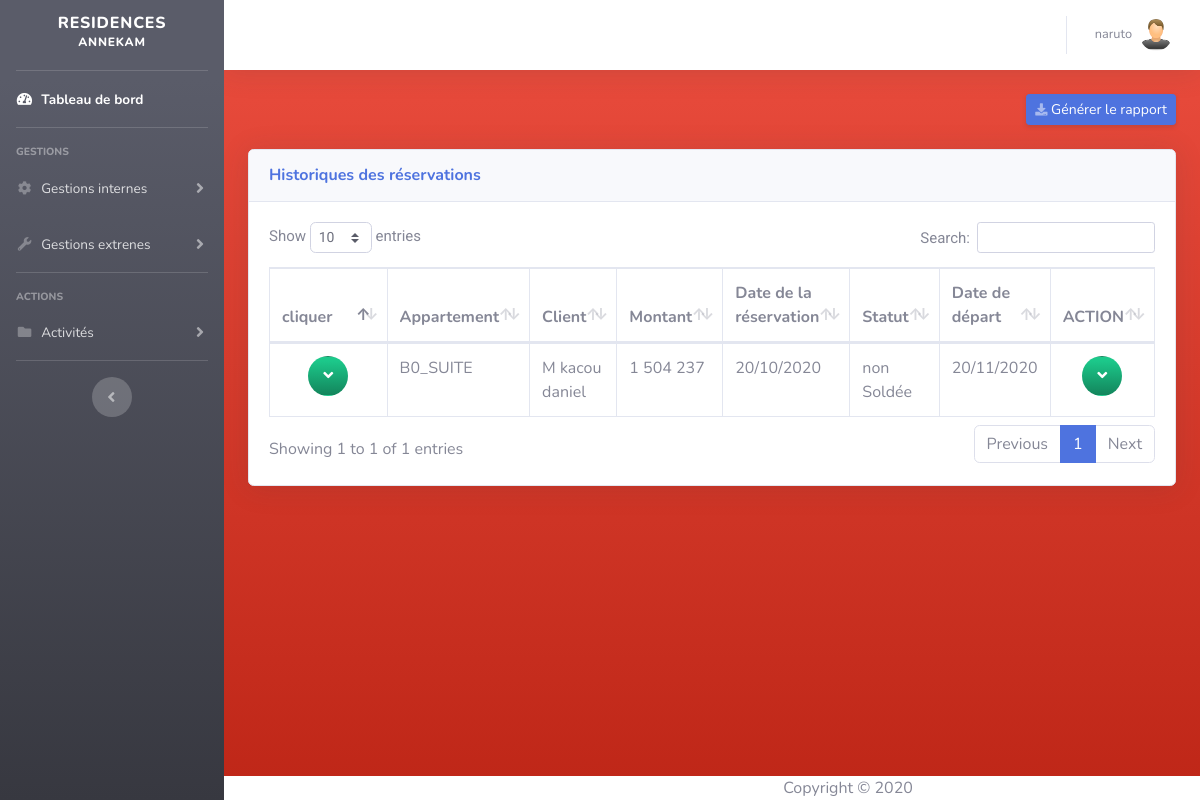
Page /admin/reserv_history.php (signed in) on the committed database.
### tables this page shows
CREATE TABLE IF NOT EXISTS `reservation` (
  `id_reserv` varchar(30) NOT NULL,
  `id_appart` int(11) NOT NULL,
  `id_clt` int(11) NOT NULL,
  `dat_reserv` date NOT NULL,
  `nb_adlt` int(11) NOT NULL,
  `nb_enf` int(11) NOT NULL,
  `mont_reserv` int(30) NOT NULL,
  `dat_arriv` date NOT NULL,
  `dat_dep` date NOT NULL,
  `statut` tinyint(1) NOT NULL,
  `nb_jr` int(11) NOT NULL,
  `hr_reserv` time NOT NULL,
  `objet` varchar(255) NOT NULL,
  `rem` int(10) NOT NULL,
  PRIMARY KEY (`id_reserv`),
  KEY `id_appart` (`id_appart`),
  KEY `id_clt` (`id_clt`)
);

CREATE TABLE IF NOT EXISTS `appartement` (
  `id_appart` int(11) NOT NULL AUTO_INCREMENT,
  `lib_appart` varchar(30) NOT NULL,
  `tar_jour` int(11) NOT NULL,
  `tar_mois` int(11) NOT NULL,
  `id_bat` int(3) NOT NULL,
  PRIMARY KEY (`id_appart`),
  KEY `appartement_ibfk_1` (`id_bat`)
);

CREATE TABLE IF NOT EXISTS `client` (
  `id_clt` int(11) NOT NULL AUTO_INCREMENT,
  `title` varchar(10) NOT NULL,
  `nom_clt` varchar(60) NOT NULL,
  `pnom_clt` varchar(60) NOT NULL,
  `tel` varchar(60) NOT NULL,
  `mail` varchar(255) NOT NULL,
  `address` varchar(255) NOT NULL,
  PRIMARY KEY (`id_clt`)
);

### Model/Reservation.php (called while the page is built, shortened)
<?php
	class reservation
	{
		public function reserv_history()
		{
			require 'confige.php';
			$res = $bdd->query("SELECT SQL_NO_CACHE r.id_reserv, r.dat_reserv, r.hr_reserv, r.nb_jr, c.nom_clt, c.pnom_clt, r.statut, a.lib_appart, r.mont_reserv, r.dat_arriv, r.dat_dep, r.objet, c.id_clt, c.title, r.rem, a.tar_jour, r.dat_arriv, r.rem FROM reservation r, client c, appartement a WHERE r.id_clt=c.id_clt AND r.id_appart=a.id_appart ORDER BY r.dat_reserv DESC, r.hr_reserv DESC");
			return $res;
		}
	}
?>

### admin/reserv_history.php (the view, shortened to what this page needs)
<?php
  include("../Model/confige.php");
  require "../Model/Reservation.php";
?>
<!DOCTYPE html>
<html lang="en">
<head>
  <link href="../vendor/fontawesome-free/css/all.min.css" rel="stylesheet" type="text/css">
  <link href="../css/sb-admin-2.min.css" rel="stylesheet">
  <link href="../vendor/datatables/dataTables.bootstrap4.min.css" rel="stylesheet">
  <link rel="stylesheet" href="../assets/css/tablestyle.css">
  <link rel="stylesheet" href="../assets/css/style.css">
</head>
<body id="page-top">
  <div id="wrapper">
    <div id="content-wrapper" class="d-flex flex-column bg-gradient-danger">
      <div id="content" >
        <nav class="navbar navbar-expand navbar-light bg-white topbar mb-4 static-top shadow">
          <ul class="navbar-nav ml-auto">
            <li class="nav-item dropdown no-arrow">
              <a class="nav-link dropdown-toggle" href="#" id="userDropdown" role="button" data-toggle="dropdown" aria-haspopup="true" aria-expanded="false">
                <span class="mr-2 d-none d-lg-inline text-gray-600 small"><?php echo $_SESSION['pseudo']?></span>
                <img class="img-profile rounded-circle" src="../assets/images/icons/user.png">
              </a>
            </li>
          </ul>
        </nav>
        <div class="container-fluid">
          <div class="d-sm-flex align-items-center justify-content-between mb-4">
            <button class="d-none d-sm-inline-block btn btn-sm btn-primary shadow-sm" onclick="imprimer('section_to_print');"><i class="fas fa-download fa-sm text-white-50"></i> Générer le rapport</button>
          </div>
          <div class="card shadow mb-4">
            <div class="card-header py-3">
              <h6 class="m-0 font-weight-bold text-primary">Historiques des réservations</h6>
            </div>
            <div class="card-body">
              <div class="table-responsive" id="section_to_print">
                <table class="table table-bordered" id="dataTable" width="100%" cellspacing="0" >
	                <thead>
	                    <tr>
	                      <th>cliquer</th><th>Appartement</th><th><span>Client</span></th><th><span>Montant</span><th><span>Date de la réservation</span><th><span>Statut</span></th><th><span>Date de départ</span></th><th><span>ACTION</span></th>
	                    </tr>
	                </thead>
	                <tbody>
	                  <?php
	                  	$see = (new reservation())->reserv_history();
                      while($v = $see->fetch())
                      {
                        $timestampd = strtotime($v[1]);
                        $new_format = date("d/m/Y", $timestampd);
                        $timestampd1 = strtotime($v[10]);
                        $new_format1 = date("d/m/Y", $timestampd1);
                        $timestampd2 = strtotime($v[16]);
                        $new_format2 = date("d/m/Y", $timestampd2);
                            echo'<tr><td align="center" style="width:220px">
                                <button type="button" class="collapsible btn btn-circle bg-gradient-success"><font color="white"><i class="fa fa-angle-down"></i></font></button>
                                <div class="content" style="display:none;">
                                  Tarifs mensuel de l\'appartement: '.$v[15].'<br>
                                  Nombre de jour: '.$v[3].'<br>
                                  Heure de réservation: '.$v[2].'<br>
                                  Date d\'arrivée: '.$new_format2.'<br>
                                  Objet de la réservation: '.$v[11].'
                                  Remise: '.$v[17].'
                                </div>
                            </td><td>'.$v[7].'</td><td>'.$v[13].' '.$v[4].' '.$v[5].'</td><td>'.number_format($v[8], 0, ',', ' ').'</td>';
                            echo'<td>'.$new_format.'</td>';
                            if(intval($v[6] == 0))
                            {echo'<td>non Soldée</td>';}
                            else
                            {echo'<td>Soldée</td>';}
                          echo'<td>'.$new_format1.'</td>';
                            echo'
                              <td align="center">
                                <button type="button" class="collapsible btn btn-circle bg-gradient-success"><font color="white"><i class="fa fa-angle-down"></i></font></button>
                                <div class="content" style="display:none;">
                                  <form method="post" action="../Model/delete.php"><input type="text" value="'.$v[0].'" style="display: none;" name="id"><button class="btn btn-circle bg-gradient-danger" type="submit" name="delresh"><font color="white"><i class="fa fa-trash"></i></font></button>
                                  </form>
                                  <button class="btn btn-circle bg-gradient-info" type="submit"><a href="../facture/impreservation.php?id='.$v[0].'&amp;datres='.$v[1].'&amp;hres='.$v[2].'&amp;j='.$v[3].'&amp;nc='.$v[4].'&amp;pnc='.$v[5].'&amp;s='.$v[6].'&amp;a='.$v[7].'&amp;m='.$v[8].'&amp;datar='.$v[9].'&amp;datdep='.$v[10].'&amp;ob='.$v[11].'&amp;ob='.$v[11].'&amp;rem='.$v[14].'"><font color="white"><i class="fa fa-print"></i></font></a>
                                  </button>';
                                echo'</div>
                              </td>
                            </tr>';
                      }
	                  ?>
	                </tbody>
			          </table>
              </div>
            </div>
          </div>
        </div>
     </div>
      <footer class="sticy-footer bg-white">
        <div class="container my-auto">
          <div class="copyright text-center my-auto">
            <span>Copyright &copy; 2020</span>
          </div>
        </div>
      </footer>
    </div>
  </div>
</body>
</html>

### assets/css/tablestyle.css (style rules this page uses)
a:link { color: #636465; text-decoration: none; }

### assets/css/style.css (style rules this page uses)
* { margin: 0; padding: 0; box-sizing: border-box; -webkit-box-sizing: border-box; -moz-box-sizing: border-box; -webkit-font-smoothing: antialiased; -moz-font-smoothing: antialiased; -o-font-smoothing: antialiased; font-smoothing: antialiased; text-rendering: optimizeLegibility; }
.copyright { text-align: center; width: 1200px }

### rows in the picture
reservation: id_appart.lib_appart "B0_SUITE", id_clt.title "M", id_clt.nom_clt "kacou", id_clt.pnom_clt "daniel", mont_reserv "1 504 237", dat_reserv "20/10/2020", statut "non Soldée", dat_dep "20/11/2020"

### other values in the picture
$_SESSION['pseudo'] "naruto"
